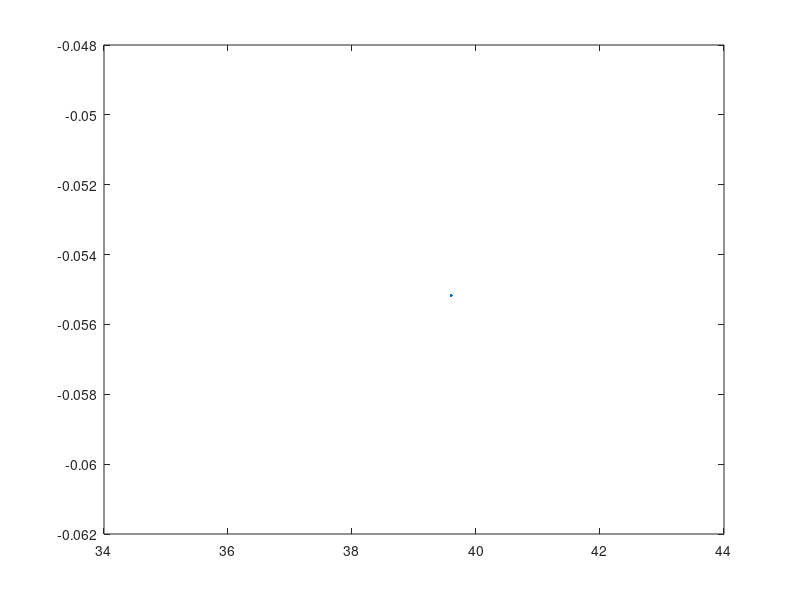

Here is the MATLAB script that generated this plot:
clear
clc
close all
% longitudinal static stability

mac = 7.4; % aircraft mean aero chord
xcg = 39.57; % aircraft cg
claw = 6.701; % wing lift curve slope
hlaw= 4.39 ; %tailplane lift curve slope
xacw = 39.6; % aero centre of wing
kf = 1.4; % some bullshit constant
lf = 77.82; % fuselage length
wf = 6.34; % fuselage width
sw = 482; % wing area
etah = 0.9; % tailplane efficiency
clah = 4.39; % tailplane lift curve slope
AR = 8.77; % wing aspect ratio
lam = 0.25; % wing taper ratio
w_twist= 3; %in degrees
b = 65; % wingspan
hh = 1.55; % vertical position of hstab
xach = 72.1; % aero centre of hstab
lh = xach-xacw; % distance between wing c/4 and hstab c/4
sweep = 26.6; % quarter chord sweep
sh = 40; % hstab area

Cmoairf= -0.131; %X-FOIL incompressible airfoil zero lift pitching moment
compressibility_factor_cruise= 1.350; %compressibility factor at cruise conditon
iw=0;
compressibility_factor_landing= 1.024;
compressibility_factor_takeoff= 1.017;
density_cruise= 0.38;
cruise_velocity= 254 ; 
S_w = 440; 
Cd= 0.0161; %cd at cruise conditions of aircraft
alpha_0_w= -4.8; %X-foil
% alpha_0_h= ; 

%%%%%%%%%%%%%%%%%%%%%%%%%%cruise
deda_cruise = (4.44 * ((1 ./ AR - 1 / (1 + AR ^ 1.7))...
    * ((10 - 3 * lam) / 7) * (1 - hh / b) ./...
    (2 * lh / b) .^ (1 / 3) * ...
    (cosd(sweep) .^ 0.5)) .^ 1.19) .* compressibility_factor_cruise; %downwash derivative

cmaf = kf * lf * wf ^ 2 / (mac * sw); % fuselage pitching moment

xnp = mac .* ((claw .* xacw ./ mac - cmaf + etah .* clah .* ...
    (1 - deda_cruise) .* sh ./ sw .* xach ./ mac) ...
    ./ (claw + etah .* clah .* (1 - deda_cruise) .* sh ./ sw)); % neutral pt

kn = (xnp - xcg) ./ mac % we want this to be ~7% (power off)

figure 
plot(xacw, kn)

kn_on = kn-0.02 ; %power on

%this must be negative to ensure longitudinal pitch stabilty
dcmcg_dalpha = (-claw.*(xacw - xcg)/mac + cmaf - etah*clah *(1- deda_cruise)*(sh/sw)*(xach/mac))/(claw + etah*clah*(1-deda_cruise)*(sh/sw));

% % trim analysis (clean (a/c))
% 
% CMow= (Cmoairf * (AR * cosd(sweep)^2 / (AR + 2* cosd(sweep))) -0.01* w_twist)*compressibility_factor_cruise ; %steady level flight
% q=  density_cruise* cruise_velocity^2 * 0.5;
% Thrust =q * S_w * Cd;
% 
% alpha= [-5: 1: 20];
% ih= [-3: 1: 15];
% 
% Clw= claw * (alpha + iw - alpha_0_w);
% C_L_h = hlaw *((alpha + iw - alpha_0_w)*(1- deda_cruise) + (ih-iw ) - alpha_0_h - alpha_0_w) + maybeelavator; 
% 
% Cmcg = -Clw * (xacw - xcg)/(mac) + CMow + 0 - etah*C_L_h* (sh/S_w) * ((xach -xcg)/mac ) + zt *Thrust/ (q*S_w*mac);

% %%%%%%%%%%%%%%%%%%%%%%%%%%takeoff
% deda_takeoff = (4.44 * ((1 / AR - 1 / (1 + AR ^ 1.7))...
%     * ((10 - 3 * lam) / 7) * (1 - hh / b) /...
%     (2 * lh / b) ^ (1 / 3) * ...
%     (cosd(sweep) ^ 0.5)) ^ 1.19) * compressibility_factor_takeoff; %downwash derivative
% 
% cmaf = kf * lf * wf ^ 2 / (mac * sw); % fuselage pitching moment
% 
% xnp = mac * ((claw * xacw / mac - cmaf + etah * clah * ...
%     (1 - deda_takeoff) * sh / sw * xach / mac) ...
%     / (claw + etah * clah * (1 - deda_takeoff) * sh / sw)); % neutral pt
% 
% kn = (xnp - xcg) / mac; % we want this to be ~7% (power off)
% 
% kn_on = kn-0.02 ; %power on
% 
% %this must be negative to ensure longitudinal pitch stabilty
% dcmcg_dalpha = (-claw*(xacw - xcg)/mac + cmaf - etah*clah *(1- deda_cruise)*(sh/sw)*(xach/mac))/(claw + etah*clah*(1-deda_cruise)*(sh/sw));
% 
% % trim analysis (clean (a/c))
% 
% CMow= (Cmoairf * (AR * cosd(sweep)^2 / (AR + 2* cosd(sweep))) -0.01* w_twist)*compressibility_factor ; %steady level flight
% q=  density_cruise* cruise_velocity^2 * 0.5;
% Thrust =q * S_w * Cd;
% 
% alpha= [-5: 1: 20];
% ih= [-3: 1: 15];
% 
% Clw= Clalphaw * (alpha + iw - alpha_0_w);
% C_L_h = C_L_alpha_h *((alpha + iw - alpha_0_w)*(1- deda_cruise) + (ih-iw ) - alpha_0_h - alpha_0_w) + maybeelavator; 
% 
% Cmcg = -Clw * (xacw - xcg)/(mac) + CMow + 0 - etah*C_L_h* (sh/S_w) * ((xach -xcg)/mac ) + zt *Thrust/ (q*S_w*mac);
